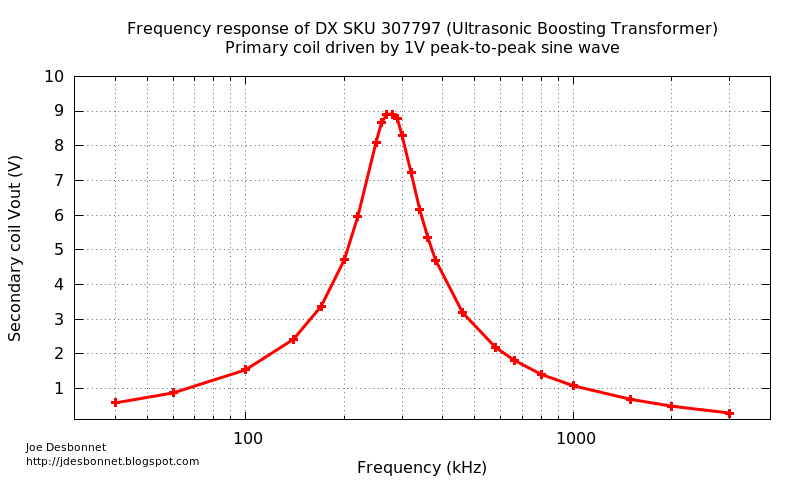

The script that saved this image:
#
# GnuPlot script to generate chart of frequency response curve.
# Joe Desbonnet, [email redacted], 14 Aug 2015.
#
set title "Frequency response of DX SKU 307797 (Ultrasonic Boosting Transformer)\nPrimary coil driven by 1V peak-to-peak sine wave"
set ylabel 'Secondary coil Vout (V)'
set xlabel 'Frequency (kHz)'
set yrange [0.1:10]
set xrange [30:4000]
set log x
set grid xtics ytics mxtics
set mxtics

set terminal pngcairo size 800,480
set output "frequency_response.png"


set label "Joe Desbonnet" at graph -0.07,-0.08 font ",8" 
set label "http://jdesbonnet.blogspot.com" at graph -0.07,-0.12 font ",8" 


plot 'frequency_response.dat' using 1:($2/1000) with linespoints linewidth 3 title ''

